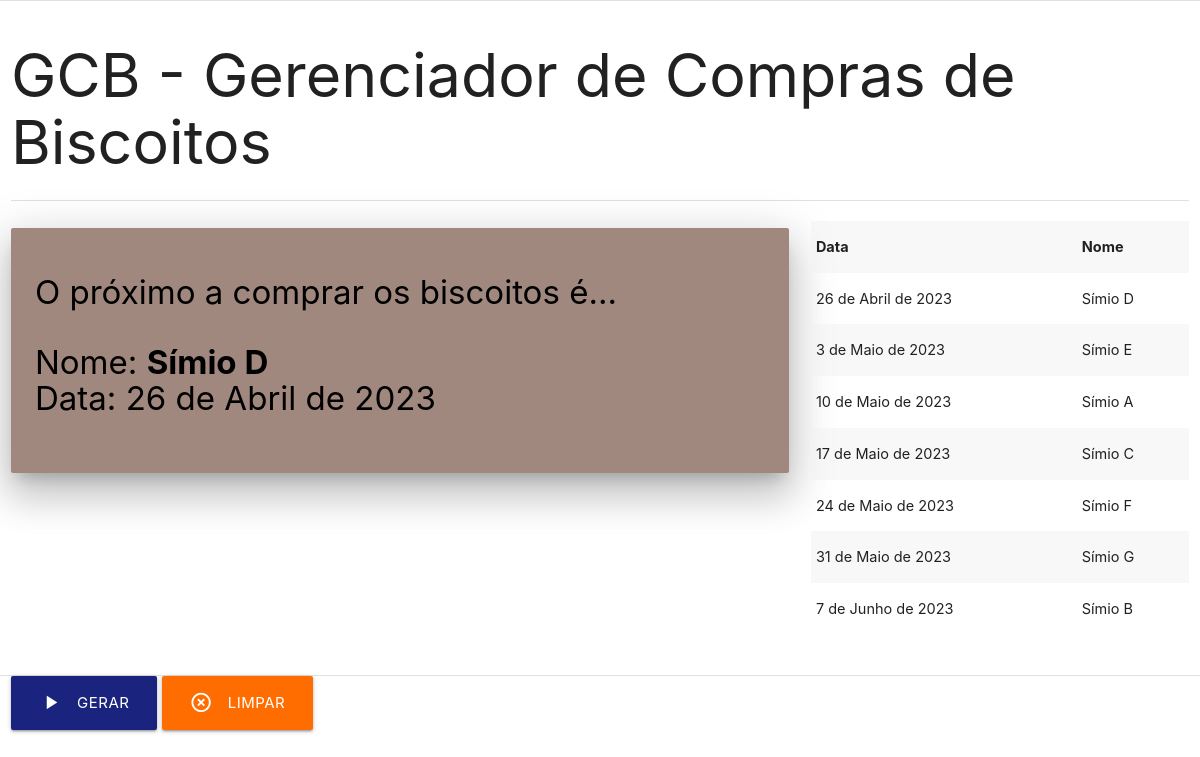
Before: / with the older database file.
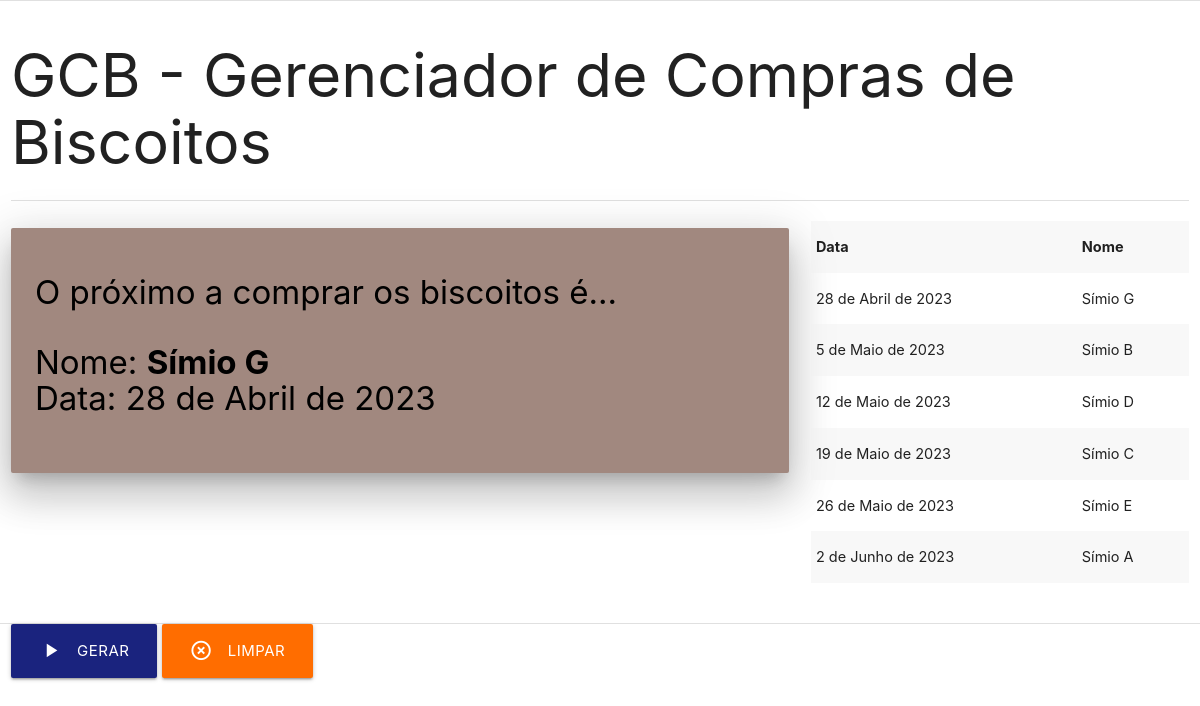
After: the same page with the newer database file.
### core/models.py (models this page shows, shortened)
class Pessoa(models.Model):
    nome = models.CharField(max_length=100)
    status = models.BooleanField(default=True)
    email = models.EmailField(null=True, blank=True, max_length=254)
    data = models.DateField(null=True, blank=True)
    escolhido = models.BooleanField(default=False)

### core/views.py (the view)
# urls.py: 2. Add a URL to urlpatterns:  path('', views.home, name='home')
def home(request):
    pessoas = Pessoa.objects.filter(status = True, escolhido = True).order_by('data')
    atual = Pessoa.objects.filter(status = True, escolhido = True, data__exact=datetime.now()).order_by('data')[:1]
    proximo = Pessoa.objects.filter(status = True, escolhido = True, data__gt=datetime.now()).order_by('data')[:1]
    controle_gerador = Pessoa.objects.filter(status = True, escolhido = False).count()
    context = {'pessoas': pessoas, 'atual': atual, 'proximo': proximo, 'controle_gerador': controle_gerador}
    return render(request, 'home.html', context)

### core/templates/home.html (shortened to what this page needs)
{% extends 'index.html' %}
{% block content %}
    <div class="row">
        <div class="col s12">
            <h1>GCB - Gerenciador de Compras de Biscoitos</h1>
            <div class="divider"></div>
        </div>
    </div>
    <div class="row">
        <div class="col s12 m8 l8">
        {% for proximo in proximo %}
        <div class="row">
            <div class="col s12 m12 l12">
                <div class="card-panel brown lighten-2 z-depth-5">
                    <span class="black-text text-darken-2"><h4>O próximo a comprar os biscoitos é...<p>Nome: <b>{{ proximo.nome }}</b><br>Data: {{ proximo.data }}</p></h4></span>
                </div>
            </div>
        {% endfor %}
        </div>
    </div>
        <div class="col s12 m4 l4">
            <div class="row">
                <div class="col s12 m12 l12">
                    <table class="striped">
                        <tr>
                            <th>Data</th>
                            <th>Nome</th>
                        </tr>{% for pessoas in pessoas %}
                        <tr>
                            <td>{{ pessoas.data }}</td>
                            <td>{{ pessoas.nome }}</td>
                        </tr>{% endfor %}
                    </table>
                </div>
            </div>
        </div>
    </div>
    <div class="divider"></div>
    <div class="row">
        <div class="col s12">
            <a class="waves-effect waves-light btn-large indigo darken-4" href='{% url 'sortear' %}'><i class="material-icons left">play_arrow</i>Gerar</a>
            <a class="waves-effect waves-light btn-large orange accent-4" href='{% url 'limpar' %}'><i class="material-icons left">highlight_remove</i>Limpar</a>
        </div>
    </div>
{% endblock %}

### core/templates/index.html (shortened to what this page needs)
{% load static%}
<!DOCTYPE html>
<html>
  <head>
    <link type="text/css" rel="stylesheet" href="{% static 'css/materialize.min.css' %}"  media="screen,projection"/>
    <link type="text/css" rel="stylesheet" href="{% static 'css/styles.css' %}"  media="screen,projection"/>
  </head>
  <body>
    {% block content %}{% endblock %}
  </body>
</html>

Changed rows visible on the page:
no longer on one of the page's lists (row edited): Pessoa: nome "Símio D", data "26 de Abril de 2023"
no longer on this page (row edited): Pessoa: data "24 de Maio de 2023", nome "Símio F"
now on one of the page's lists (row edited): Pessoa: nome "Símio G", data "28 de Abril de 2023"
changed Pessoa "Símio G": data "31 de Maio de 2023" → "28 de Abril de 2023"; moves up the list
changed Pessoa "Símio B": data "7 de Junho de 2023" → "5 de Maio de 2023"; moves up the list
changed Pessoa "Símio D": data "26 de Abril de 2023" → "12 de Maio de 2023"
changed Pessoa "Símio C": data "17 de Maio de 2023" → "19 de Maio de 2023"; moves down the list
changed Pessoa "Símio E": data "3 de Maio de 2023" → "26 de Maio de 2023"
changed Pessoa "Símio A": data "10 de Maio de 2023" → "2 de Junho de 2023"
